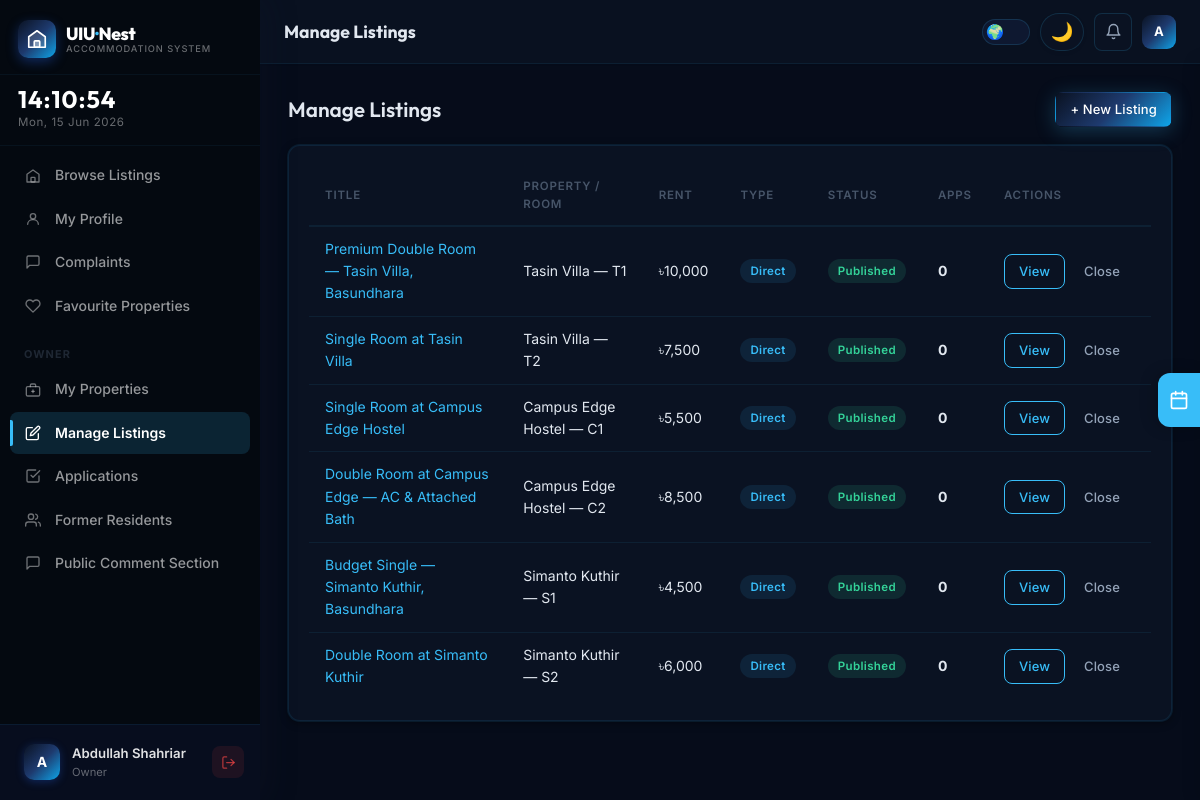
Screenshot of /pages/manage-listings.php (signed in) with the database file from the repository.
### tables this page shows
CREATE TABLE `users` (
  `id`                INT UNSIGNED    NOT NULL AUTO_INCREMENT,
  `full_name`         VARCHAR(120)    NOT NULL,
  `email`             VARCHAR(255)    NOT NULL,
  `password_hash`     VARCHAR(255)    NOT NULL,
  `phone`             VARCHAR(20)     DEFAULT NULL,
  `role`              ENUM('guest','student','tenant','owner','admin') NOT NULL DEFAULT 'student',
  `email_verified_at` DATETIME        DEFAULT NULL,
  `avatar_path`       VARCHAR(500)    DEFAULT NULL,
  `student_id`        VARCHAR(30)     DEFAULT NULL,
  `department`        VARCHAR(100)    DEFAULT NULL,
  `year_of_study`     TINYINT UNSIGNED DEFAULT NULL,
  `gender`            ENUM('male','female','other') DEFAULT NULL,
  `bio`               TEXT            DEFAULT NULL,
  `is_active`         TINYINT(1)      NOT NULL DEFAULT 1,
  `created_at`        DATETIME        NOT NULL DEFAULT CURRENT_TIMESTAMP,
  `updated_at`        DATETIME        NOT NULL DEFAULT CURRENT_TIMESTAMP ON UPDATE CURRENT_TIMESTAMP,
  PRIMARY KEY (`id`),
  UNIQUE KEY `uk_users_email` (`email`),
  INDEX `idx_users_role` (`role`)
);

CREATE TABLE `listings` (
  `id`           INT UNSIGNED NOT NULL AUTO_INCREMENT,
  `room_id`      INT UNSIGNED NOT NULL,
  `created_by`   INT UNSIGNED NOT NULL,
  `listing_type` ENUM('owner_direct','roommate_needed') NOT NULL,
  `title`        VARCHAR(255) NOT NULL,
  `description`  TEXT         DEFAULT NULL,
  `status`       ENUM('draft','pending_owner_approval','published','closed','rejected') NOT NULL DEFAULT 'draft',
  `published_at` DATETIME     DEFAULT NULL,
  `created_at`   DATETIME     NOT NULL DEFAULT CURRENT_TIMESTAMP,
  `updated_at`   DATETIME     NOT NULL DEFAULT CURRENT_TIMESTAMP ON UPDATE CURRENT_TIMESTAMP,
  `deleted_at`   DATETIME     DEFAULT NULL,
  PRIMARY KEY (`id`),
  INDEX `idx_listing_room`    (`room_id`),
  INDEX `idx_listing_creator` (`created_by`),
  INDEX `idx_listing_status`  (`status`),
  INDEX `idx_listing_deleted` (`deleted_at`),
  CONSTRAINT `fk_listing_room`    FOREIGN KEY (`room_id`)    REFERENCES `rooms` (`id`) ON DELETE CASCADE,
  CONSTRAINT `fk_listing_creator` FOREIGN KEY (`created_by`) REFERENCES `users` (`id`) ON DELETE CASCADE
);

CREATE TABLE `properties` (
  `id`                   INT UNSIGNED  NOT NULL AUTO_INCREMENT,
  `owner_id`             INT UNSIGNED  NOT NULL,
  `house_manager_id`     INT UNSIGNED  DEFAULT NULL,
  `name`                 VARCHAR(200)  NOT NULL,
  `address`              TEXT          NOT NULL,
  `location_lat`         DECIMAL(10,7) NOT NULL DEFAULT 23.7990,
  `location_lng`         DECIMAL(10,7) NOT NULL DEFAULT 90.4510,
  `description`          TEXT          DEFAULT NULL,
  `image_path`           VARCHAR(500)  DEFAULT NULL,
  `cover_photo_position` VARCHAR(30)   NOT NULL DEFAULT '50% 50%'
                           COMMENT 'CSS object-position for draggable cover crop',
  `is_active`            TINYINT(1)    NOT NULL DEFAULT 1,
  `created_at`           DATETIME      NOT NULL DEFAULT CURRENT_TIMESTAMP,
  `updated_at`           DATETIME      NOT NULL DEFAULT CURRENT_TIMESTAMP ON UPDATE CURRENT_TIMESTAMP,
  PRIMARY KEY (`id`),
  INDEX `idx_prop_owner`    (`owner_id`),
  INDEX `idx_prop_manager`  (`house_manager_id`),
  INDEX `idx_prop_location` (`location_lat`, `location_lng`),
  CONSTRAINT `fk_prop_owner`   FOREIGN KEY (`owner_id`)         REFERENCES `users` (`id`) ON DELETE CASCADE,
  CONSTRAINT `fk_prop_manager` FOREIGN KEY (`house_manager_id`) REFERENCES `users` (`id`) ON DELETE SET NULL
);

CREATE TABLE `rooms` (
  `id`                INT UNSIGNED     NOT NULL AUTO_INCREMENT,
  `property_id`       INT UNSIGNED     NOT NULL,
  `room_number`       VARCHAR(20)      NOT NULL,
  `capacity`          TINYINT UNSIGNED NOT NULL DEFAULT 1,
  `current_occupancy` TINYINT UNSIGNED NOT NULL DEFAULT 0,
  `rent_amount`       DECIMAL(10,2)    NOT NULL,
  `amenities_json`    JSON             DEFAULT NULL,
  `description`       TEXT             DEFAULT NULL,
  `image_path`        VARCHAR(500)     DEFAULT NULL,
  `is_active`         TINYINT(1)       NOT NULL DEFAULT 1,
  `created_at`        DATETIME         NOT NULL DEFAULT CURRENT_TIMESTAMP,
  `updated_at`        DATETIME         NOT NULL DEFAULT CURRENT_TIMESTAMP ON UPDATE CURRENT_TIMESTAMP,
  PRIMARY KEY (`id`),
  INDEX `idx_room_property` (`property_id`),
  INDEX `idx_room_rent`     (`rent_amount`),
  CONSTRAINT `fk_room_property` FOREIGN KEY (`property_id`) REFERENCES `properties` (`id`) ON DELETE CASCADE
);

### pages/manage-listings.php (the view, shortened to what the rows shown need)
<?php
$pageName = 'Manage Listings';
require_once __DIR__ . '/../includes/header.php';
$db = getDB();
$role = $_SESSION['role'];
$userId = $_SESSION['user_id'];
if ($role === 'owner') {
    $stmt = $db->prepare(
        'SELECT l.*, r.rent_amount, r.room_number, p.name AS property_name, u.full_name AS creator_name,
                (SELECT COUNT(*) FROM applications a WHERE a.listing_id = l.id AND a.deleted_at IS NULL) AS app_count
         FROM listings l
         JOIN rooms r ON r.id = l.room_id
         JOIN properties p ON p.id = r.property_id
         JOIN users u ON u.id = l.created_by
         WHERE p.owner_id = ? AND l.deleted_at IS NULL
         ORDER BY l.created_at DESC'
    );
    $stmt->execute([$userId]);
}
$listings = $stmt->fetchAll();
?>
<div class="section-header">
    <h2> Manage Listings</h2>
</div>
<?php if (empty($listings)): ?>
<div class="empty-state">
    <div class="empty-state-icon"></div>
    <h3>No listings yet</h3>
    <p>Create your first listing to get started.</p>
    <a href="<?= APP_URL ?>/pages/create-listing.php" class="btn btn-primary" style="margin-top:16px;">Create Listing</a>
</div>
<?php else: ?>
<div class="card">
    <div class="card-body" style="overflow-x:auto;">
        <table class="data-table">
            <thead><tr><th>Title</th><th>Property / Room</th><th>Rent</th><th>Type</th><th>Status</th><th>Apps</th><th>Actions</th></tr></thead>
            <tbody>
            <?php foreach ($listings as $l): ?>
            <tr>
                <td><a href="<?= APP_URL ?>/pages/listing-detail.php?id=<?= $l['id'] ?>"><?= sanitizeInput($l['title']) ?></a></td>
                <td><?= sanitizeInput($l['property_name']) ?> — <?= sanitizeInput($l['room_number']) ?></td>
                <td><?= formatRent($l['rent_amount']) ?></td>
                <td><span class="badge <?= $l['listing_type'] === 'roommate_needed' ? 'badge-enrolled' : 'badge-draft' ?>"><?= $l['listing_type'] === 'roommate_needed' ? 'Roommate' : 'Direct' ?></span></td>
                <td><?= getListingStatusBadge($l['status']) ?></td>
                <td><strong><?= $l['app_count'] ?></strong></td>
                <td style="white-space:nowrap;">
                    <a href="<?= APP_URL ?>/pages/listing-detail.php?id=<?= $l['id'] ?>" class="btn btn-sm btn-outline">View</a>
                    <?php if ($l['status'] === 'published'): ?>
                        <button class="btn btn-sm btn-ghost" onclick="updateListing(<?= $l['id'] ?>,'closed')">Close</button>
                    <?php endif; ?>
                </td>
            </tr>
            <?php endforeach; ?>
            </tbody>
        </table>
    </div>
</div>
<?php endif; ?>
<?php require_once __DIR__ . '/../includes/footer.php'; ?>

### includes/header.php (shortened to what the rows shown need)
<?php
require_once __DIR__ . '/auth.php';
require_once __DIR__ . '/functions.php';
$currentUser = getCurrentUser();
$userRole    = $_SESSION['role'] ?? 'guest';
$pageName    = $pageName ?? 'Dashboard';
$roleLabel = match($userRole) {
    'tenant'  => 'House Manager',
    'owner'   => 'Owner',
    'student' => 'Student',
    'admin'   => 'Admin',
    default   => ucfirst($userRole),
};
?>
<!DOCTYPE html>
<html lang="en" data-theme="dark" data-lang="en">
<head>
    <link rel="stylesheet" href="https://unpkg.com/leaflet@1.9.4/dist/leaflet.css">
    <link rel="stylesheet" href="<?= APP_URL ?>/assets/css/style.css">
</head>
<body>
    <aside class="sidebar" id="sidebar">
        <?php if (isLoggedIn()): ?>
        <div class="sidebar-footer">
            <a href="<?= APP_URL ?>/pages/profile.php" style="text-decoration:none;flex:1;min-width:0;" class="user-card user-card-link">
                <?php if (!empty($currentUser['avatar_path']) && file_exists(APP_ROOT . '/' . $currentUser['avatar_path'])): ?>
                    <img src="<?= APP_URL . '/' . htmlspecialchars($currentUser['avatar_path']) ?>"
                         style="width:36px;height:36px;border-radius:50%;object-fit:cover;flex-shrink:0;" alt="Avatar">
                <?php else: ?>
                    <div class="user-avatar"><?= strtoupper(substr($currentUser['full_name'] ?? 'U', 0, 1)) ?></div>
                <?php endif; ?>
                <div class="user-info">
                    <div class="user-name"><?= htmlspecialchars($currentUser['full_name'] ?? '') ?></div>
                    <div class="user-role"><?= $roleLabel ?></div>
                </div>
            </a>
            <a href="<?= APP_URL ?>/api/auth.php?action=logout" class="sidebar-logout" title="Sign Out">
                <svg xmlns="http://www.w3.org/2000/svg" width="15" height="15" viewBox="0 0 24 24" fill="none" stroke="currentColor" stroke-width="2" stroke-linecap="round" stroke-linejoin="round">
                    <path d="M9 21H5a2 2 0 01-2-2V5a2 2 0 012-2h4"/><polyline points="16 17 21 12 16 7"/><line x1="21" y1="12" x2="9" y2="12"/>
                </svg>
            </a>
        </div>
        <?php endif; ?>
    </aside>
    <div class="main-wrapper">
        <header class="topbar">
            <div class="topbar-left">
                <h1 class="page-title" data-i18n="page_<?= strtolower(str_replace(' ', '_', $pageName)) ?>"><?= htmlspecialchars($pageName) ?></h1>
            </div>
            <div class="topbar-right">
                <?php if (isLoggedIn()): ?>
                    <a href="<?= APP_URL ?>/pages/profile.php" class="topbar-user-avatar" title="My Profile">
                        <?php if (!empty($currentUser['avatar_path']) && file_exists(APP_ROOT . '/' . $currentUser['avatar_path'])): ?>
                            <img src="<?= APP_URL . '/' . htmlspecialchars($currentUser['avatar_path']) ?>"
                                 style="width:34px;height:34px;border-radius:50%;object-fit:cover;" alt="Avatar">
                        <?php else: ?>
                            <div class="user-avatar-sm"><?= strtoupper(substr($currentUser['full_name'] ?? 'U', 0, 1)) ?></div>
                        <?php endif; ?>
                    </a>
                <?php else: ?>
                    <a href="<?= APP_URL ?>/pages/login.php" class="btn btn-outline btn-sm" data-i18n="btn_login">Login</a>
                    <a href="<?= APP_URL ?>/pages/register.php" class="btn btn-primary btn-sm" data-i18n="btn_signup">Sign Up</a>
                <?php endif; ?>
            </div>
        </header>
        <main class="main-content">

### includes/functions.php (shortened to what the rows shown need)
<?php
function sanitizeInput(string $input): string {
    return htmlspecialchars(trim($input), ENT_QUOTES, 'UTF-8');
}
function formatRent(float $amount): string {
    return '৳' . number_format($amount, 0);
}
function getListingStatusBadge(string $status): string {
    $map = [
        'draft'                  => ['Draft', 'badge-draft'],
        'pending_owner_approval' => ['Pending Approval', 'badge-pending'],
        'published'              => ['Published', 'badge-published'],
        'closed'                 => ['Closed', 'badge-closed'],
        'rejected'               => ['Rejected', 'badge-rejected'],
    ];
    $info = $map[$status] ?? [$status, 'badge-default'];
    return '<span class="badge ' . $info[1] . '">' . $info[0] . '</span>';
}

### rows the page displays
users: full_name "A", full_name "Abdullah Shahriar"
listings: title "Premium Double Room — Tasin Villa, Basundhara", properties.name "Tasin Villa", room.room_number "T1", room.rent_amount "৳10,000", listing_type "Direct", status "Published", app_count "0"
listings: title "Single Room at Tasin Villa", properties.name "Tasin Villa", room.room_number "T2", room.rent_amount "৳7,500", listing_type "Direct", status "Published", app_count "0"
listings: title "Single Room at Campus Edge Hostel", properties.name "Campus Edge Hostel", room.room_number "C1", room.rent_amount "৳5,500", listing_type "Direct", status "Published", app_count "0"
listings: title "Double Room at Campus Edge — AC & Attached Bath", properties.name "Campus Edge Hostel", room.room_number "C2", room.rent_amount "৳8,500", listing_type "Direct", status "Published", app_count "0"
listings: title "Budget Single — Simanto Kuthir, Basundhara", properties.name "Simanto Kuthir", room.room_number "S1", room.rent_amount "৳4,500", listing_type "Direct", status "Published", app_count "0"
listings: title "Double Room at Simanto Kuthir", properties.name "Simanto Kuthir", room.room_number "S2", room.rent_amount "৳6,000", listing_type "Direct", status "Published", app_count "0"

### other values shown
$roleLabel "Owner"
$pageName "Manage Listings"
